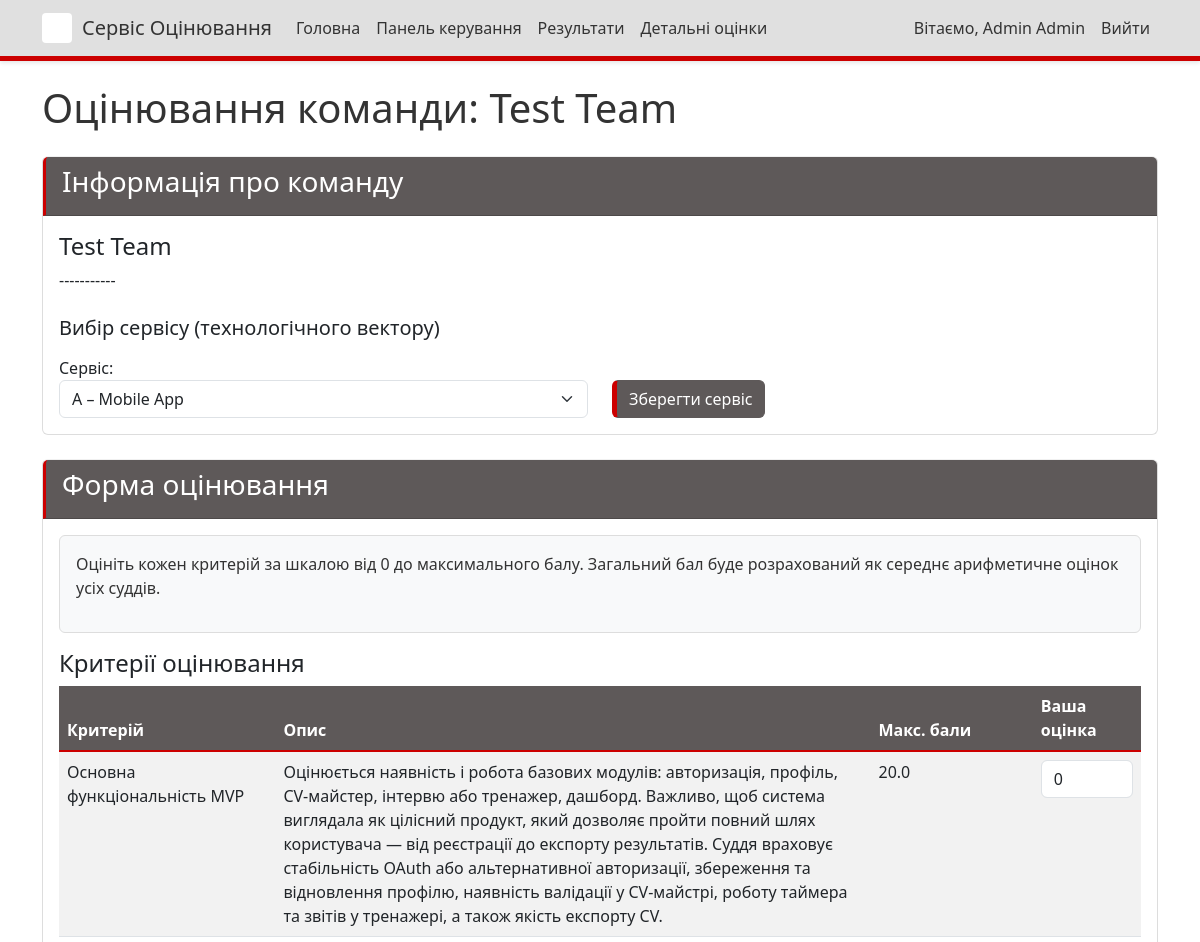
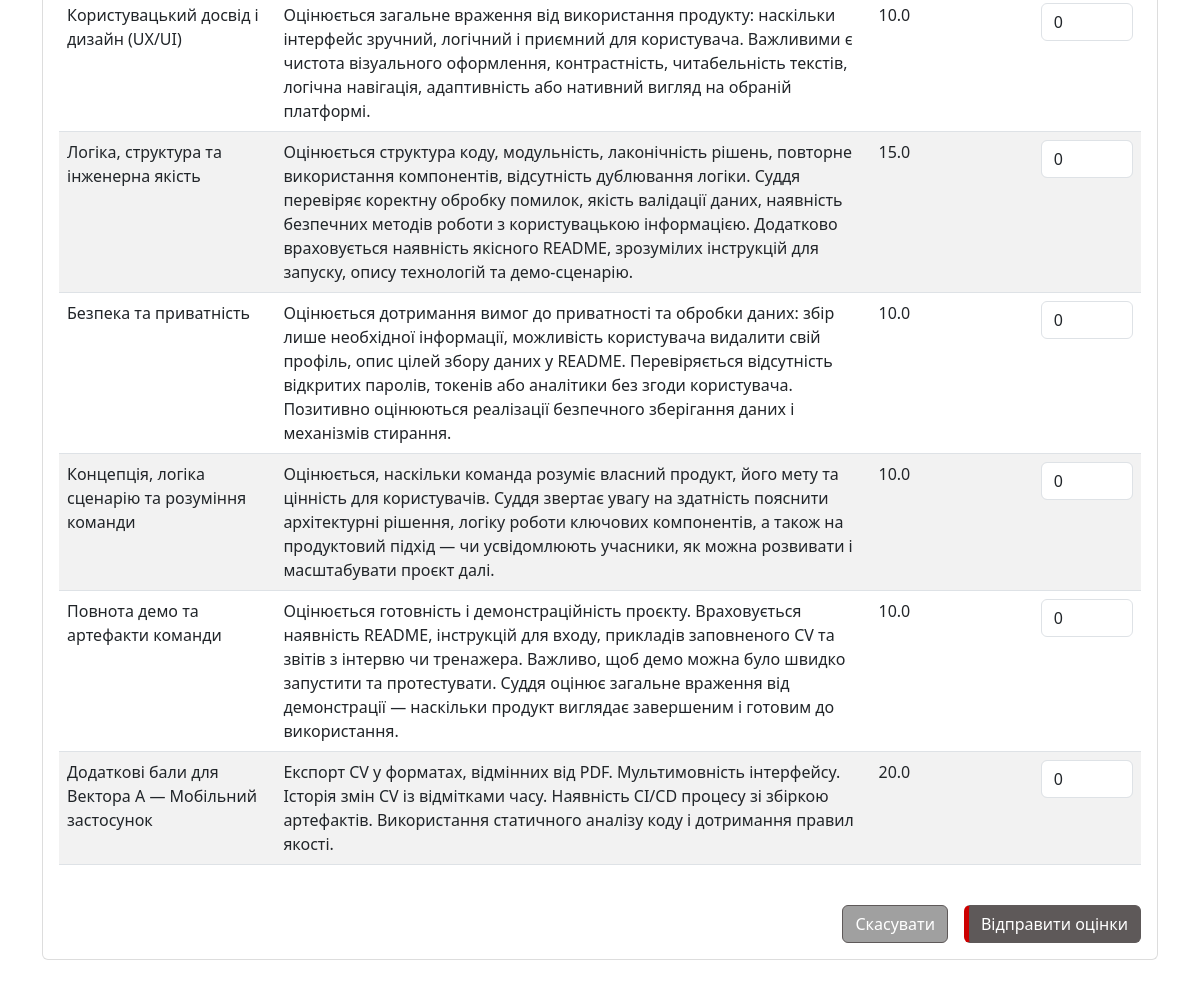
The app's page /judge/20/ (signed in) with its own data (2 pictures, top to bottom).
### judging/models.py (models this page shows, shortened)
class Team(models.Model):
    name = models.CharField(max_length=100)
    description = models.TextField(blank=True)
    members = models.TextField(blank=True, help_text="List of team members, one per line")
    members_info = models.TextField(blank=True, help_text="Additional information about team members in format: Student - leader, university, year of study")
    service = models.CharField(max_length=1, choices=SERVICE_CHOICES, blank=True, null=True, help_text="Service vector for the team")

class Criteria(models.Model):
    name = models.CharField(max_length=100)
    description = models.TextField(blank=True)
    type = models.CharField(max_length=7, choices=CRITERIA_TYPES, default='main', help_text="Type of criteria (main or bonus)")
    service = models.CharField(max_length=1, choices=SERVICE_CHOICES, blank=True, null=True, help_text="Service vector this criteria applies to (for bonus criteria)")
    max_score = models.FloatField(default=10, help_text="Maximum possible score for this criterion")
    points = models.FloatField(default=0, help_text="Legacy field - Points awarded when this criterion is checked")
    class Meta:
        verbose_name_plural = "Criteria"

### judging/views.py (the view, shortened to what this page needs)
# urls.py: path('judge/<int:team_id>/', views.judge_team, name='judge_team'),
@login_required
def judge_team(request, team_id):
    team = get_object_or_404(Team, id=team_id)
    is_admin = request.user.is_staff or request.user.is_superuser
    main_criteria = Criteria.objects.filter(type='main')
    bonus_criteria = []
    if team.service:
        if team.service == 'A':
            bonus_criteria = Criteria.objects.filter(type='bonus_a')
        elif team.service == 'B':
            bonus_criteria = Criteria.objects.filter(type='bonus_b')
        elif team.service == 'C':
            bonus_criteria = Criteria.objects.filter(type='bonus_c')
    all_criteria = list(main_criteria) + list(bonus_criteria)
    existing_scores = {}
    for criteria in all_criteria:
        score = Score.objects.filter(judge=request.user, team=team, criteria=criteria).first()
        if score:
            existing_scores[criteria.id] = score.value
    service_form = None
    if is_admin:
        if request.method == 'POST' and 'save_service' in request.POST:
            service_form = TeamServiceForm(request.POST, instance=team)
            if service_form.is_valid():
                service_form.save()
                messages.success(request, f"Сервіс для {team.name} був успішно оновлений.")
                return redirect('judge_team', team_id=team.id)
        else:
            service_form = TeamServiceForm(instance=team)
    context = {
        'team': team,
        'main_criteria': main_criteria,
        'bonus_criteria': bonus_criteria,
        'existing_scores': existing_scores,
        'is_admin': is_admin,
        'service_form': service_form,
    }
    return render(request, 'judging/judge_team.html', context)

### judging/forms.py
class TeamServiceForm(forms.ModelForm):
    class Meta:
        model = Team
        fields = ['service']
        widgets = {
            'service': forms.Select(attrs={'class': 'form-select'})
        }

### judging/templatetags/custom_filters.py (called while the page is built)
@register.filter
def get_item(dictionary, key):
    return dictionary.get(key)

### judging/templates/judging/judge_team.html (shortened to what this page needs)
{% extends 'judging/base.html' %}
{% load custom_filters %}
{% block content %}
<h1 class="mb-4">Оцінювання команди: {{ team.name }}</h1>
<div class="card mb-4">
    <div class="card-header">
        <h3>Інформація про команду</h3>
    </div>
    <div class="card-body">
        <h4>{{ team.name }}</h4>
        <p>{{ team.members }}</p>
        {% if is_admin %}
        <div class="mt-4">
            <h5>Вибір сервісу (технологічного вектору)</h5>
            <form method="post" class="mt-3">
                <div class="row">
                    <div class="col-md-6">
                        <div class="form-group">
                            <label for="{{ service_form.service.id_for_label }}">Сервіс:</label>
                            {{ service_form.service }}
                        </div>
                    </div>
                    <div class="col-md-6 d-flex align-items-end">
                        <button type="submit" name="save_service" class="btn btn-primary">Зберегти сервіс</button>
                    </div>
                </div>
            </form>
        </div>
        {% endif %}
    </div>
</div>
<div class="card">
    <div class="card-header">
        <h3>Форма оцінювання</h3>
    </div>
    <div class="card-body">
        <form method="post" id="score-form">
            <div class="alert alert-info">
                <p>Оцініть кожен критерій за шкалою від 0 до максимального балу. Загальний бал буде розрахований як середнє арифметичне оцінок усіх суддів.</p>
            </div>
            <div class="criteria-section mb-4">
                <h4>Критерії оцінювання</h4>
                <div class="table-responsive">
                    <table class="table table-striped">
                        <thead>
                            <tr>
                                <th style="width: 20%">Критерій</th>
                                <th style="width: 55%">Опис</th>
                                <th style="width: 15%">Макс. бали</th>
                                <th style="width: 10%">Ваша оцінка</th>
                            </tr>
                        </thead>
                        <tbody>
                            {% for criteria in main_criteria %}
                            <tr>
                                <td>{{ criteria.name }}</td>
                                <td>{{ criteria.description }}</td>
                                <td>{{ criteria.max_score }}</td>
                                <td class="text-center">
                                    <input
                                        type="number"
                                        name="criteria_{{ criteria.id }}"
                                        class="form-control criteria-input"
                                        data-max-score="{{ criteria.max_score }}"
                                        min="0"
                                        max="{{ criteria.max_score }}"
                                        step="1"
                                        value="{{ existing_scores|get_item:criteria.id|default:0 }}"
                                    >
                                </td>
                            </tr>
                            {% endfor %}
                            {% if bonus_criteria %}
                            {% for criteria in bonus_criteria %}
                            <tr>
                                <td>{{ criteria.name }}</td>
                                <td>{{ criteria.description }}</td>
                                <td>{{ criteria.max_score }}</td>
                                <td class="text-center">
                                    <input
                                        type="number"
                                        name="criteria_{{ criteria.id }}"
                                        class="form-control criteria-input bonus-input"
                                        data-max-score="{{ criteria.max_score }}"
                                        min="0"
                                        max="{{ criteria.max_score }}"
                                        step="1"
                                        value="{{ existing_scores|get_item:criteria.id|default:0 }}"
                                    >
                                </td>
                            </tr>
                            {% endfor %}
                            {% endif %}
                        </tbody>
                    </table>
                </div>
            </div>
            <div class="d-grid gap-2 d-md-flex justify-content-md-end">
                <a href="{% url 'team_list' %}" class="btn btn-secondary me-md-2">Скасувати</a>
                <button type="submit" name="save_scores" class="btn btn-primary">Відправити оцінки</button>
            </div>
        </form>
    </div>
</div>
{% endblock %}

### judging/templates/judging/base.html (shortened to what this page needs)
<!DOCTYPE html>
<html lang="uk">
<head>
    <link href="https://cdn.jsdelivr.net/npm/bootstrap@5.3.0-alpha1/dist/css/bootstrap.min.css" rel="stylesheet">
    {% load static %}
    <link href="{% static 'judging/css/custom.css' %}" rel="stylesheet">
</head>
<body>
    <nav class="navbar navbar-expand-md navbar-light fixed-top">
        <div class="container">
            <div class="d-flex align-items-center">
                <div class="logo-container">
                </div>
                <a class="navbar-brand" href="{% url 'home' %}">Сервіс Оцінювання</a>
            </div>
            <div class="collapse navbar-collapse" id="navbarNav">
                <ul class="navbar-nav me-auto">
                    <li class="nav-item">
                        <a class="nav-link" href="{% url 'home' %}">Головна</a>
                    </li>
                    {% if user.is_authenticated %}
                    <li class="nav-item">
                        <a class="nav-link" href="{% url 'dashboard' %}">Панель керування</a>
                    </li>
                    {% endif %}
                    <li class="nav-item">
                        <a class="nav-link" href="{% url 'results' %}">Результати</a>
                    </li>
                    {% if user.is_authenticated and user.is_staff %}
                    <li class="nav-item">
                        <a class="nav-link" href="{% url 'admin_detailed_scores' %}">Детальні оцінки</a>
                    </li>
                    {% endif %}
                </ul>
                <ul class="navbar-nav">
                    {% if user.is_authenticated %}
                    <li class="nav-item">
                        <span class="nav-link">Вітаємо, {{ user.first_name }} {{ user.last_name }}</span>
                    </li>
                    <li class="nav-item">
                        <a class="nav-link" href="{% url 'login' %}">Вийти</a>
                    </li>
                    {% else %}
                    <li class="nav-item">
                        <a class="nav-link" href="{% url 'login' %}">Увійти</a>
                    </li>
                    {% endif %}
                </ul>
            </div>
        </div>
    </nav>
    <div class="container mt-4">
        {% block content %}{% endblock %}
    </div>
</body>
</html>

### judging/static/judging/css/custom.css (style rules this page uses)
.navbar { background-color: #e0e0e0 !important; box-shadow: 0 2px 4px rgba(0, 0, 0, 0.1); border-bottom: 5px solid #cc0000 !important; }
.navbar-light .navbar-brand, .navbar-light .nav-link { color: #333333 !important; }
.btn-primary { background-color: #5e5959 !important; border-color: #5e5959 !important; color: #ffffff !important; border-left: 5px solid #cc0000 !important; }
.btn-secondary { background-color: #a0a0a0 !important; border-color: #5e5959 !important; }
.card-header { background-color: #5e5959 !important; color: #ffffff !important; border-left: 3px solid #cc0000 !important; }
.card { border-color: #dddddd !important; border-top: 1px solid #f0f0f0 !important; }
.table-striped tbody tr:nth-of-type(odd) { background-color: #f9f9f9 !important; }
.table thead th { background-color: #5e5959 !important; color: #ffffff !important; border-bottom: 2px solid #cc0000 !important; }
.alert-info { background-color: #f8f9fa !important; border-color: #dddddd !important; color: #333333 !important; }
body { background-color: #ffffff !important; color: #333333 !important; }
.logo-container { height: 30px !important; width: 30px !important; background-color: #ffffff !important; margin-right: 10px !important; display: flex !important; align-items: center !important; justify-content: center !important; border-radius: 4px !important; }

### judging/templates/judging/base.html (style rules this page uses)
body { padding-top: 60px; padding-bottom: 40px; }

### records on screen
Team: name "Test Team", members "-----------", service "A – Mobile App"
Criteria: name "Основна функціональність MVP", description "Оцінюється наявність і робота базових модулів: авторизація, профіль, CV-майстер, інтервю або тренажер, дашборд. Важливо, щоб система виглядала як цілісний продукт, який дозволяє пройти повний шлях користувача — від реєстрації до експорту результатів. Суддя враховує стабільність OAuth або альтернативної авторизації, збереження та відновлення профілю, наявність валідації у CV-майстрі, роботу таймера та звітів у тренажері, а також якість експорту CV.", max_score "20.0", id "0"
Criteria: name "Користувацький досвід і дизайн (UX/UI)", description "Оцінюється загальне враження від використання продукту: наскільки інтерфейс зручний, логічний і приємний для користувача. Важливими є чистота візуального оформлення, контрастність, читабельність текстів, логічна навігація, адаптивність або нативний вигляд на обраній платформі.", max_score "10.0", id "0"
Criteria: name "Логіка, структура та інженерна якість", description "Оцінюється структура коду, модульність, лаконічність рішень, повторне використання компонентів, відсутність дублювання логіки. Суддя перевіряє коректну обробку помилок, якість валідації даних, наявність безпечних методів роботи з користувацькою інформацією. Додатково враховується наявність якісного README, зрозумілих інструкцій для запуску, опису технологій та демо-сценарію.", max_score "15.0", id "0"
Criteria: name "Безпека та приватність", description "Оцінюється дотримання вимог до приватності та обробки даних: збір лише необхідної інформації, можливість користувача видалити свій профіль, опис цілей збору даних у README. Перевіряється відсутність відкритих паролів, токенів або аналітики без згоди користувача. Позитивно оцінюються реалізації безпечного зберігання даних і механізмів стирання.", max_score "10.0", id "0"
Criteria: name "Концепція, логіка сценарію та розуміння команди", description "Оцінюється, наскільки команда розуміє власний продукт, його мету та цінність для користувачів. Суддя звертає увагу на здатність пояснити архітектурні рішення, логіку роботи ключових компонентів, а також на продуктовий підхід — чи усвідомлюють учасники, як можна розвивати і масштабувати проєкт далі.", max_score "10.0", id "0"
Criteria: name "Повнота демо та артефакти команди", description "Оцінюється готовність і демонстраційність проєкту. Враховується наявність README, інструкцій для входу, прикладів заповненого CV та звітів з інтервю чи тренажера. Важливо, щоб демо можна було швидко запустити та протестувати. Суддя оцінює загальне враження від демонстрації — наскільки продукт виглядає завершеним і готовим до використання.", max_score "10.0", id "0"
Criteria: name "Додаткові бали для Вектора A — Мобільний застосунок", description "Експорт CV у форматах, відмінних від PDF. Мультимовність інтерфейсу. Історія змін CV із відмітками часу. Наявність CI/CD процесу зі збіркою артефактів. Використання статичного аналізу коду і дотримання правил якості.", max_score "20.0", id "0"

### other values on screen
{{ user.first_name }} "Admin"
{{ user.last_name }} "Admin"
